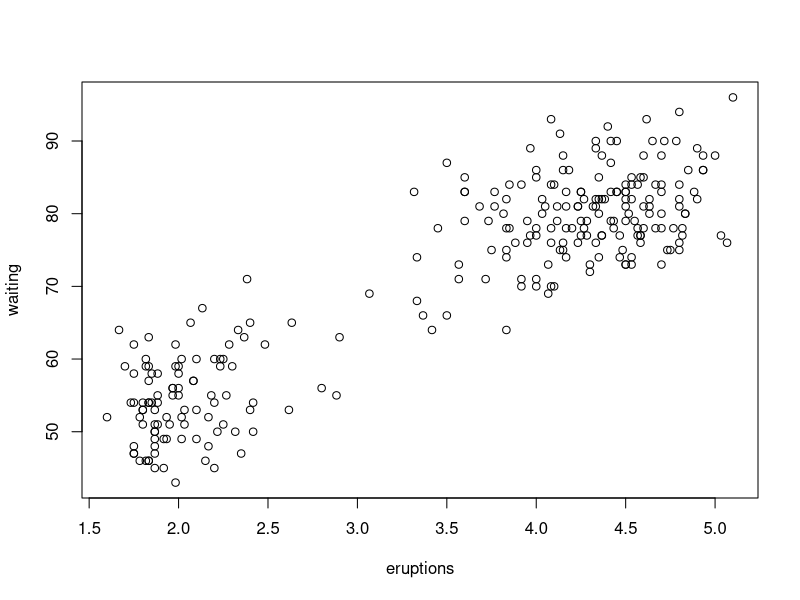

Recreate this plot in R.
## ---- chunk 1
# the <- operator assigns the variable on the pointy side of the arrow the value on the other side
data <- faithful # assign the built-in faithful data set to the data variable

# use ? to get help about functions and data sets
?faithful

# output what is in the data variable
data
## ---- chunk 2
# assign the variable x a value of 5 and print the value of x

## ---- chunk 3
# R libraries provide additional functionality not included in the core and can be loaded as the functionality becomes needed
library(magrittr) # load the magrittr library to include the pipe operator

# the following is equivalent
summary(data) # same syntax as used above
data %>% summary() # pipe syntax

# the advantage of the pipe is easy changing, here we use the head function (?head for help) to get the first couple of data points in our data set and then calculate the square root
sqrt(head(data))

# instead of the infintie russian doll of (((()))) as operations become more complicated, the pipe makes this much easier to read
# the follwing is EQUIVALENT to the above:
data %>% head() %>% sqrt()

# or spaced out over multiple rows
data %>% # pipe the data to the head function
  # returns the first couple of rows of the data set and pipes them onward
  head() %>%  
  # sqrt function receives the output from the head function via the pipe and prints it
  sqrt() 
## ---- chunk 4
# the runif function returns random numbers from a uniform distribution
# use the pipe to pass your value of x to the runif function

# repeat the same but now pipe it onward to the summary function

## ---- chunk 5
# now assign a new value of 10000 to the x function and rerun your command

## ---- chunk 6
plot(data)
